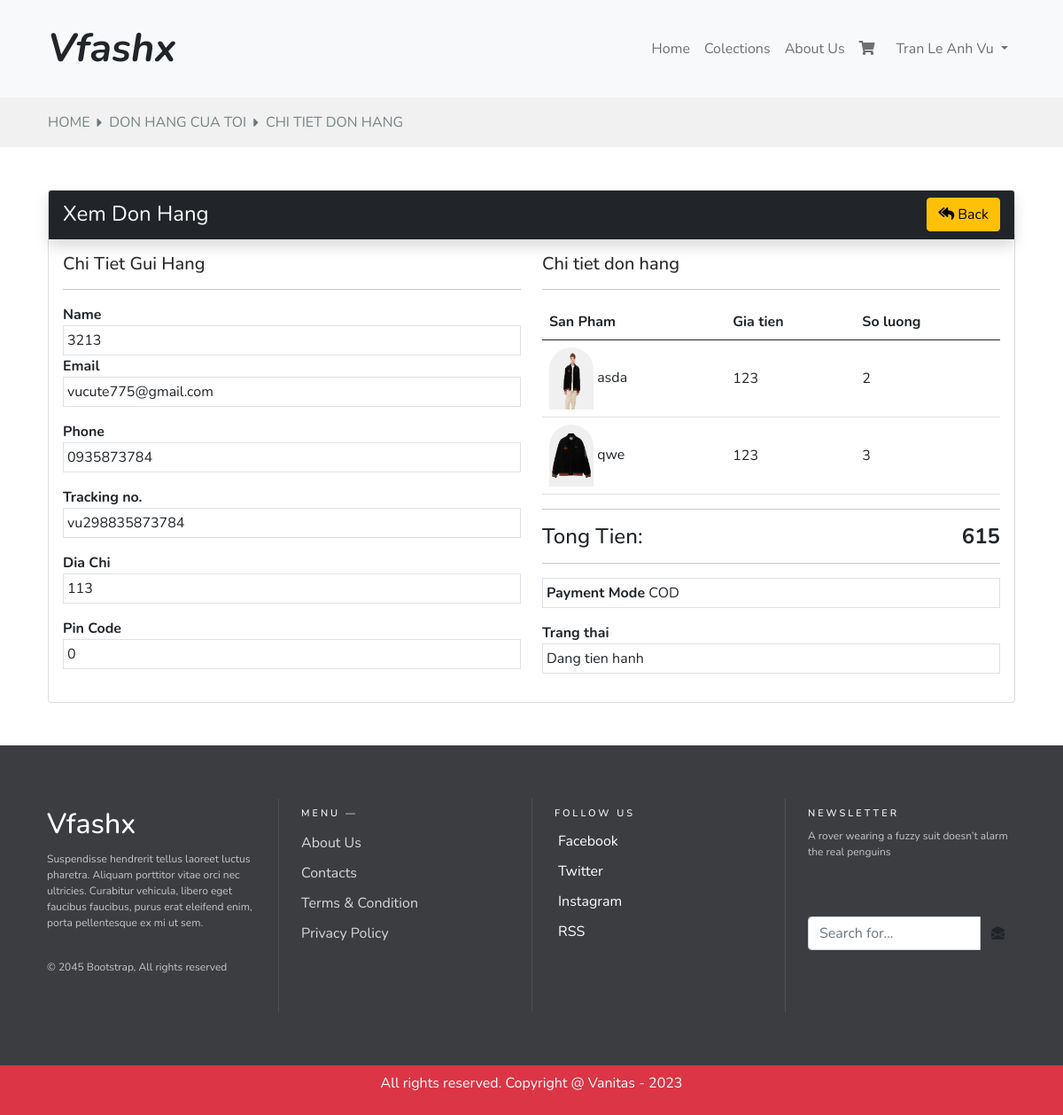
Page /shop/view-order.php?t=vu298835873784 (signed in) on the committed database.
### tables this page shows
CREATE TABLE `orders` (
  `id` int(11) NOT NULL,
  `tracking_no` varchar(191) NOT NULL,
  `user_id` int(191) NOT NULL,
  `name` varchar(191) NOT NULL,
  `email` varchar(191) NOT NULL,
  `phone` varchar(191) NOT NULL,
  `address` mediumtext NOT NULL,
  `pincode` int(191) NOT NULL,
  `total_price` int(191) NOT NULL,
  `payment_mode` varchar(191) NOT NULL,
  `payment_id` varchar(191) DEFAULT NULL,
  `status` tinyint(4) NOT NULL DEFAULT 0,
  `comments` varchar(255) DEFAULT NULL,
  `created_at` timestamp NOT NULL DEFAULT current_timestamp()
);

CREATE TABLE `products` (
  `id` int(11) NOT NULL,
  `category_id` int(255) NOT NULL,
  `name` varchar(255) NOT NULL,
  `slug` varchar(255) NOT NULL,
  `small_description` mediumtext NOT NULL,
  `description` mediumtext NOT NULL,
  `original_price` int(255) NOT NULL,
  `selling_price` int(255) NOT NULL,
  `image` varchar(255) NOT NULL,
  `qty` int(255) NOT NULL,
  `status` tinyint(255) NOT NULL,
  `trending` tinyint(255) NOT NULL,
  `meta_title` varchar(255) NOT NULL,
  `meta_keywords` mediumtext NOT NULL,
  `meta_description` mediumtext NOT NULL,
  `created_at` timestamp NOT NULL DEFAULT current_timestamp()
);

CREATE TABLE `order_items` (
  `id` int(11) NOT NULL,
  `order_id` int(191) NOT NULL,
  `prod_id` int(191) NOT NULL,
  `qty` int(191) NOT NULL,
  `price` int(191) NOT NULL,
  `created_at` timestamp NOT NULL DEFAULT current_timestamp()
);

### shop/funtions/userfunctions.php (called while the page is built, shortened)
<?php
include('config/dbcon.php');
function checkTrackingNovalid($trackingNo)
{
  global $con;
  $userId = $_SESSION['auth_user']['user_id'];
  $query = "select * from orders where tracking_no='$trackingNo' and user_id='$userId'";
  return mysqli_query($con, $query);
}

### shop/view-order.php (the view, shortened to what this page needs)
<?php
include('funtions/userfunctions.php');
include('includes/header.php');
if (isset($_GET['t'])) {
  $tracking_no = $_GET['t'];
  $orderData = checkTrackingNovalid($tracking_no);
?>
  <?php
} else {
  ?>
  <h4>kHONG CO THONG TIN CHO DON HANG <?php $tracking_no ?>
  </h4>
<?php
  die();
}
$data = mysqli_fetch_array($orderData);
?>
<div class="py-3 bg-bl">
  <div class="container">
    <nav aria-label="breadcrumb">
      <ol class="breadcrumb breadcrumb-caret ">
        <li class="breadcrumb-item"><a style="text-decoration: none; color: #798384;" href="index.php" class="text-uppercase">Home</a></li>
        <li class="breadcrumb-item"><a style="text-decoration: none; color: #798384;" href="my-orders.php" class="text-uppercase">Don Hang cua toi</a></li>
        <li class="breadcrumb-item"><a style="text-decoration: none; color: #798384;" href="view-order.php" class="text-uppercase">Chi tiet don hang</a></li>
      </ol>
    </nav>
  </div>
</div>
<div class="py-5">
  <div class="container">
    <div class="">
      <div class="row">
        <div class="col-md-12">
          <div class="card">
            <div class="card-header bg-dark navbar-dark shadow ">
              <span class="fs-4 text-white">Xem Don Hang</span>
              <a href="my-orders.php" class="btn btn-warning float-end">
                <i class="fa fa-reply-all"></i>
                Back
              </a>
            </div>
            <div class="card-body">
              <div class="row">
                <div class="col-md-6">
                  <h5>Chi Tiet Gui Hang</h5>
                  <hr>
                  <tbody>
                    <div class="row">
                      <class="col-md-12 mb-3">
                        <label class="fw-bold">Name</label>
                        <div class="border p-1">
                          <?= $data['name']; ?>
                        </div>
                        <div class="col-md-12 mb-3">
                          <label class="fw-bold">Email</label>
                          <div class="border p-1">
                            <?= $data['email']; ?>
                          </div>
                        </div>
                        <div class="col-md-12 mb-3">
                          <label class="fw-bold">Phone</label>
                          <div class="border p-1">
                            <?= $data['phone']; ?>
                          </div>
                        </div>
                        <div class="col-md-12 mb-3">
                          <label class="fw-bold">Tracking no.</label>
                          <div class="border p-1">
                            <?= $data['tracking_no']; ?>
                          </div>
                        </div>
                        <div class="col-md-12 mb-3">
                          <label class="fw-bold">Dia Chi</label>
                          <div class="border p-1">
                            <?= $data['address']; ?>
                          </div>
                        </div>
                        <div class="col-md-12 mb-3">
                          <label class="fw-bold">Pin Code</label>
                          <div class="border p-1">
                            <?= $data['pincode']; ?>
                          </div>
                        </div>
                    </div>
                </div>
                <div class="col-md-6">
                  <h5>Chi tiet don hang</h5>
                  <hr>
                  <table class="table">
                    <thead>
                      <tr>
                        <th>San Pham</th>
                        <th>Gia tien</th>
                        <th>So luong</th>
                      </tr>
                    </thead>
                    <?php
                    $userId = $_SESSION['auth_user']['user_id'];
                    $order_query = "select o.id as oid, o.tracking_no, o.user_id, oi.*,oi.qty as orderqty,p.* from orders o, order_items oi, products p where o.user_id='$userId' and oi.order_id=o.id and p.id=oi.prod_id and o.tracking_no = '$tracking_no'";
                    $order_query_run = mysqli_query($con, $order_query);
                    if (mysqli_num_rows($order_query_run) > 0) {
                      foreach ($order_query_run as $item) {
                    ?>
                        <tr>
                          <td class="align-middle">
                            <img src="uploads/<?= $item['image']; ?>" width="50px" height="70px" alt="<?= $item['name']; ?>">
                            <?= $item['name']; ?>
                          <td class="align-middle"><?= $item['price']; ?></td>
                          <td class="align-middle"><?= $item['orderqty']; ?></td>
                        </tr>
                    <?php
                      }
                    }
                    ?>
                  </table>
                  <hr>
                  <h4>Tong Tien: <span class="float-end fw-bold"><?= $data['total_price']; ?></span></h4>
                  <hr>
                  <div class="border p-1 mb-3">
                    <label class="fw-bold">Payment Mode</label>
                    <?= $data['payment_mode'] ?>
                  </div>
                  <label class="fw-bold">Trang thai</label>
                  <div class="border p-1 mb-3">
                    <?php
                    if ($data['status'] == 0) {
                      echo "Dang tien hanh";
                    } else if ($data['status'] == 1) {
                      echo "Thanh toan thanh cong";
                    } else if ($data['status'] == 2) {
                      echo "Huy";
                    }
                    ?>
                  </div>
                </div>
              </div>
            </div>
          </div>
        </div>
      </div>
    </div>
  </div>
</div>
<?php include('includes/footer.php') ?>

### shop/assets/css/custom.css (style rules this page uses)
* { font-family: "Nunito", sans-serif; text-decoration: none; }
a { text-decoration: none; }
i { font-weight: 400; font-size: 15px; }
.bg-bl { background-color: #f1f1f1; }
a { cursor: pointer; }
h5 { font-weight: bold; color: #2b2b2b; }
.card { border-radius: 25px; }
.card img { border-top-left-radius: 25px; border-top-right-radius: 25px; }
.breadcrumb { margin-bottom: 0px !important; }
.breadcrumb-caret .breadcrumb-item + .breadcrumb-item::before { content: "\f0da"; font-family: "FontAwesome"; }

### rows in the picture
orders: name "3213", email "vucute775@gmail.com", phone "0935873784", tracking_no "vu298835873784", address "113", pincode "0", shows a picture, products.name "asda", order_items.price "123", order_items.qty "2", products.image (picture), products.name "qwe", order_items.qty "3", total_price "615", payment_mode "COD"

### other values in the picture
$_SESSION['auth_user']['name'] "Tran Le Anh Vu"
